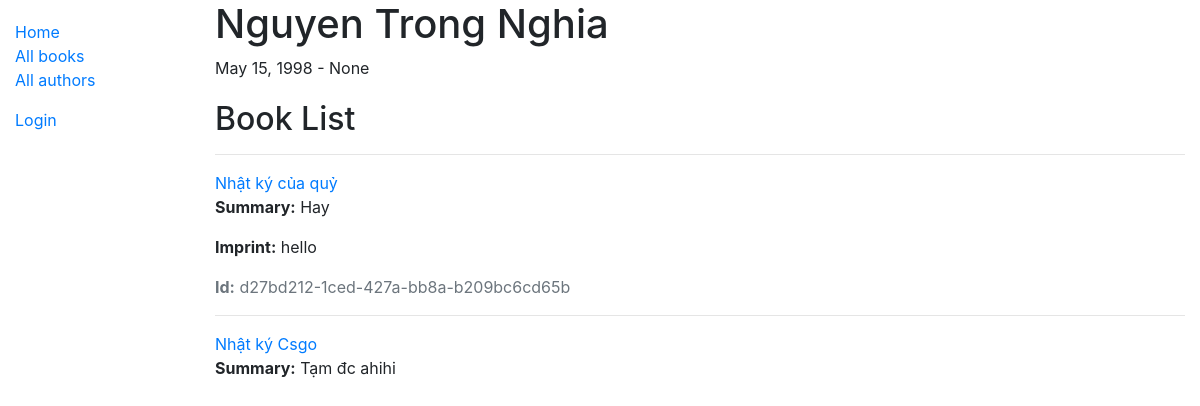
/catalog/author/2, run on the app's committed database.
### catalog/models.py (models this page shows, shortened)
class Author(models.Model):
    first_name = models.CharField(max_length=100)
    last_name = models.CharField(max_length=100)
    date_of_birth = models.DateField(null=True, blank=True)
    date_of_death = models.DateField('died', null=True, blank=True)
    class Meta:
        ordering = ['last_name', 'first_name']

class Book(models.Model):
    title = models.CharField(max_length=200)
    author = models.ForeignKey('Author', on_delete=models.SET_NULL, null=True)
    summary = models.TextField(max_length=1000, help_text="Enter a brief description of the book")
    isbn = models.CharField('ISBN', max_length=13,
                            help_text='13 Character <a href="https://www.isbn-international.org/content/what-isbn'
                                      '">ISBN number</a>')
    genre = models.ManyToManyField(Genre, help_text="Select a genre for this book")
    language = models.ForeignKey('Language', on_delete=models.SET_NULL, null=True)
    def display_genre(self):
        """Creates a string for the Genre. This is required to display genre in Admin."""
        return ', '.join([genre.name for genre in self.genre.all()[:3]])
    display_genre.short_description = 'Genre'
    def get_absolute_url(self):
        return reverse('book-detail', args=[str(self.id)])

class BookInstance(models.Model):
    id = models.UUIDField(primary_key=True, default=uuid.uuid4,
                          help_text="Unique ID for this particular book across whole library")
    book = models.ForeignKey('Book', on_delete=models.SET_NULL, null=True)
    imprint = models.CharField(max_length=200)
    due_back = models.DateField(null=True, blank=True)
    borrower = models.ForeignKey(User, on_delete=models.SET_NULL, null=True, blank=True)
    LOAN_STATUS = (
        ('d', 'Maintenance'),
        ('o', 'On loan'),
        ('a', 'Available'),
        ('r', 'Reserved'),
    )
    status = models.CharField(
        max_length=1,
        choices=LOAN_STATUS,
        blank=True,
        default='d',
        help_text='Book availability')
    class Meta:
        ordering = ['due_back']
        permissions = (("can_mark_returned", "Set book as returned"),)
    borrower = models.ForeignKey(User, on_delete=models.SET_NULL, null=True, blank=True)

### catalog/views.py (the view, shortened to what this page needs)
# urls.py: path('author/<int:pk>', views.AuthorDetailView.as_view(), name='author-detail'),
class AuthorDetailView(generic.DetailView):
    model = Author

### catalog/templates/catalog/author_detail.html (shortened to what this page needs)
{% extends "base_generic.html" %}
{% block content %}
  <h1> {{ author.last_name}} {{ author.first_name}}</h1>
  <p>{{ author.date_of_birth}} - {{ author.date_of_death}}</p>
    <h2>Book List</h2>
    {% for book in author.book_set.all %}
    <hr>
      {% if book_list %}
      <ul>
          <li>
            <p>Author {{book.author}} haven't written any books.</p>
          </li>
      </ul>
      {% else %}
        <a href="{{ book.get_absolute_url }}"> {{ book.title }}</a>
        <p><strong>Summary:</strong><a>  {{ book.summary }}</a>
        {% for copy in book.bookinstance_set.all %}
          <p><strong>Imprint:</strong> {{ copy.imprint }}</p>
          <p class="text-muted"><strong>Id:</strong> {{ copy.id }}</p>
        {% endfor %}
      {% endif %}
    {% endfor %}
  </div>
{% endblock %}

### data on the page
Author: last_name "Nguyen Trong", first_name "Nghia", date_of_birth "May 15, 1998", date_of_death "None"
Book: title "Nhật ký của quỷ", summary "Hay"
BookInstance: imprint "hello", id "d27bd212-1ced-427a-bb8a-b209bc6cd65b"
Book: title "Nhật ký Csgo", summary "Tạm đc ahihi"
